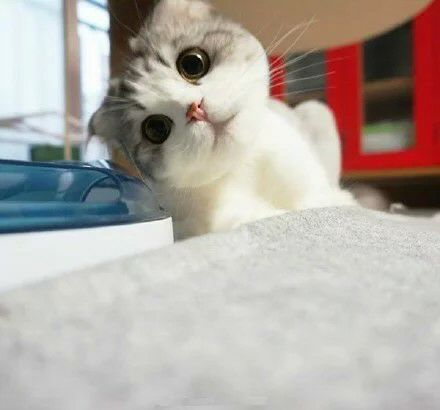
#> input picture source/cat.jpg, 440 x 410 px, found by its file name
$ python ch05-2.py
#> lines starting #> are read from the running program, lines starting #| are printed output that depends on the picture
import cv2
import numpy as np

def main():
    image = cv2.imread('cat.jpg', 0)
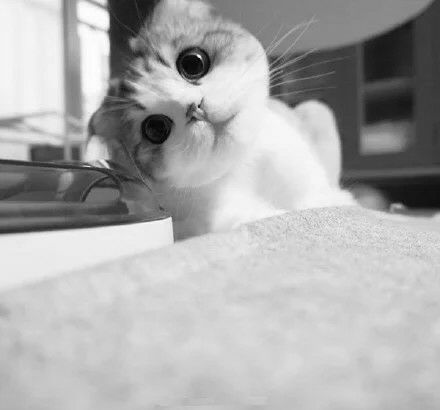
#> image: shape (410, 440); min 0, max 255, mean 171.9

    Km = np.array(([1, 1, 1,
                   0, 0, 0,
                   -1, -1, -1]), dtype="float32")
    dstImage = cv2.filter2D(image, -1, Km)
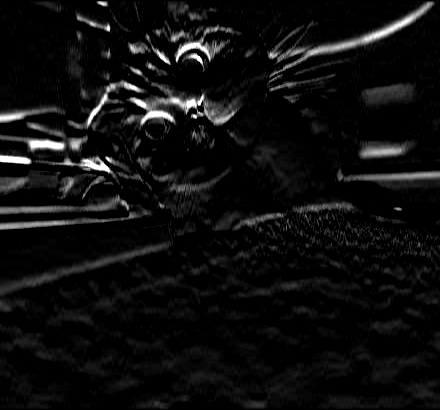
#> dstImage: shape (410, 440); min 0, max 255, mean 14.4
    htich = np.hstack((image, dstImage))
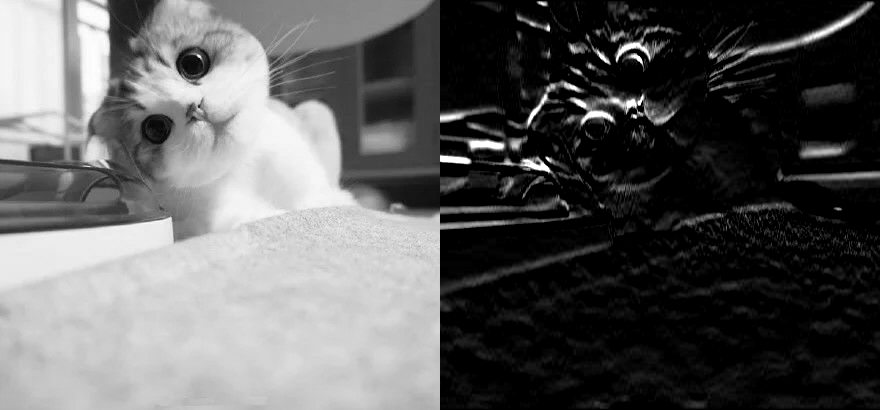
#> htich: shape (410, 880); min 0, max 255, mean 93.2
    cv2.imshow('srcImage & dstImage', htich)
    cv2.waitKey(0)

if __name__ == '__main__':
    main()
